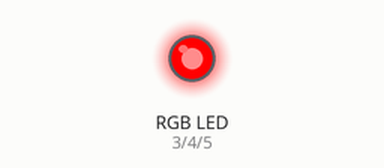
Recording of a sketch running on a simulated Arduino Uno, built with avr-gcc and run on an emulated ATmega328P. Parts: an RGB LED mixed from three pins (HIGH = lit).

Above: at 0.5 s.
At 1.5 s:
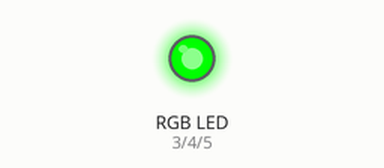
At 5.5 s:
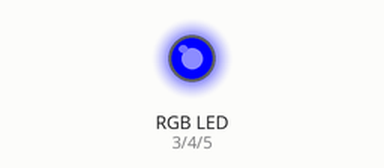
Timing chart, 0 to 6.9 s (numbered marks = the images above):
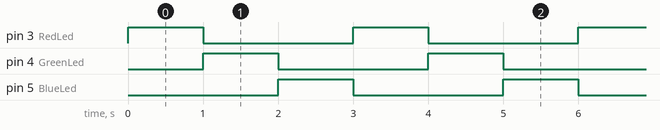

The sketch:

RGB_Led.ino
```cpp
int RedLed=3;

int GreenLed=4;

int BlueLed=5;

void setup(){

pinMode(RedLed,OUTPUT);

pinMode(GreenLed,OUTPUT);

pinMode(BlueLed,OUTPUT);

  }

void loop(){

digitalWrite(RedLed,HIGH);

delay(1000);

digitalWrite(RedLed,LOW);

digitalWrite(GreenLed,HIGH);

delay(1000);

digitalWrite(GreenLed,LOW);
digitalWrite(BlueLed,HIGH);

delay(1000);
digitalWrite(BlueLed,LOW);

 }
```

Measured:
- by itself, pin 3 (RedLed), pin 4 (GreenLed), pin 5 (BlueLed): alternates HIGH for 1.0 s and LOW for 2.0 s
- by itself, everything shown: repeats every 3.0 s, in 4 steps
